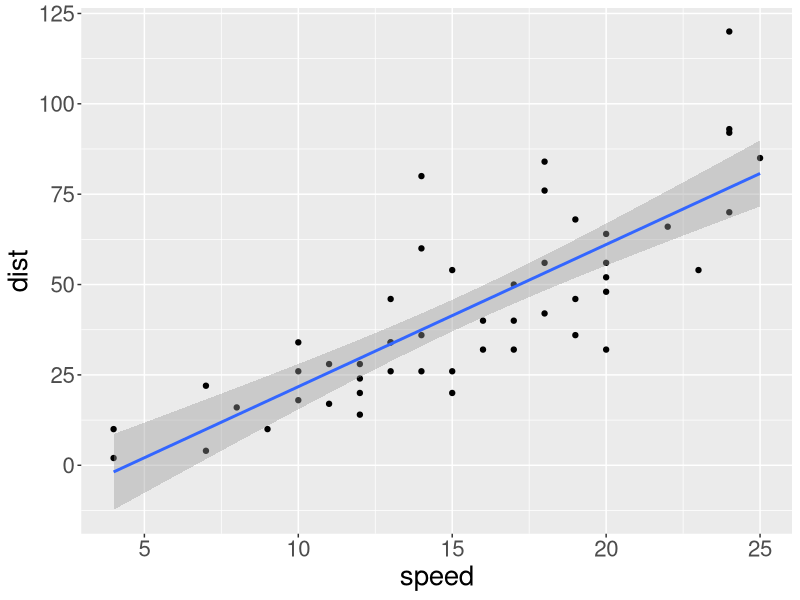
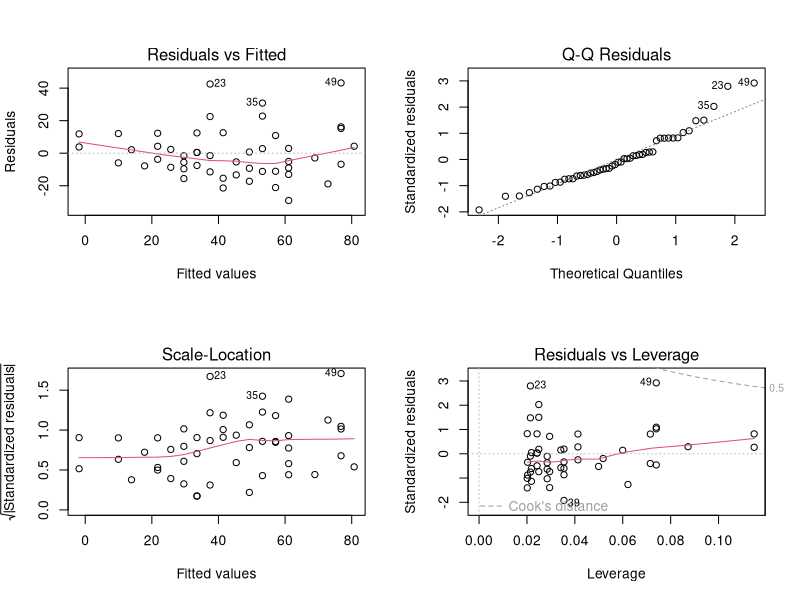
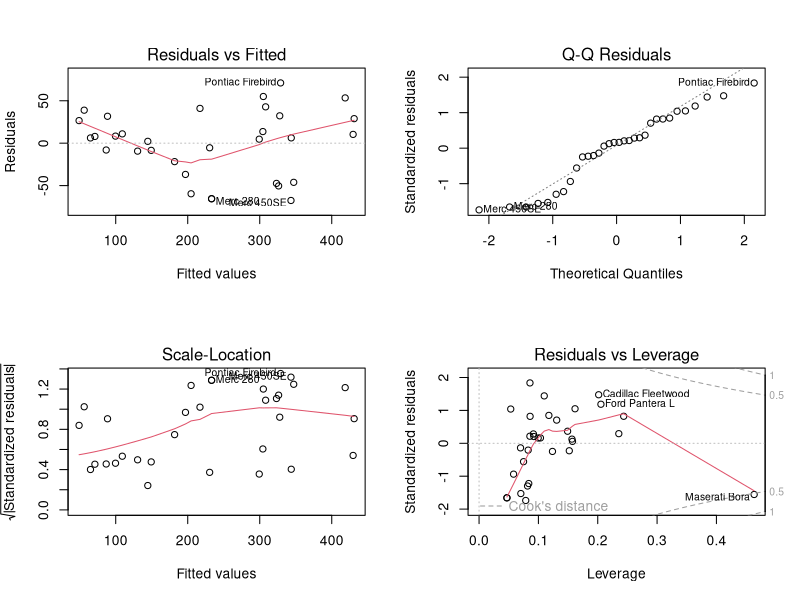
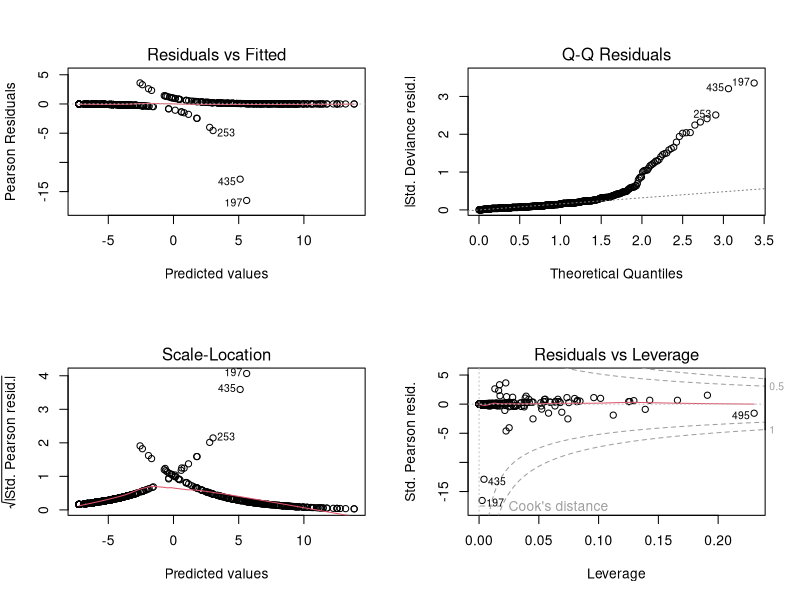
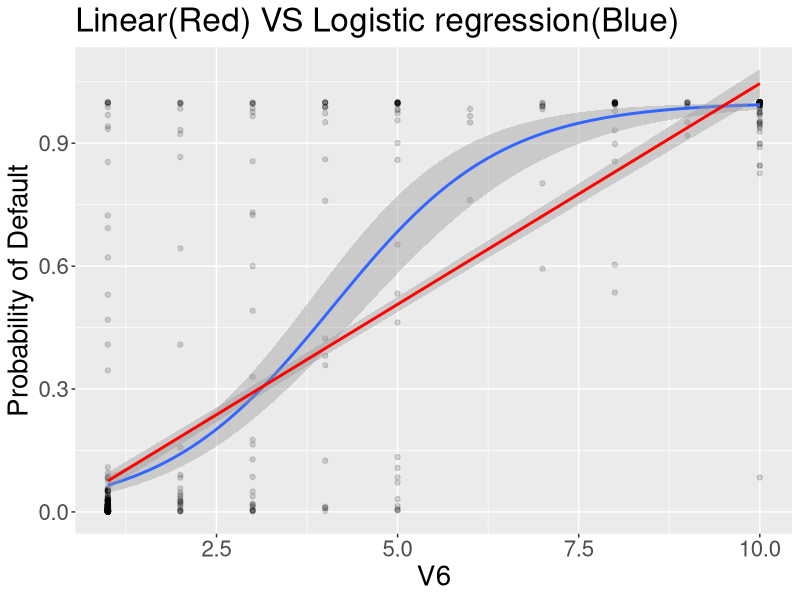

Recreate these plots in R, in order.
## 0. Import Libraries
library(ggplot2)
library(MASS)

## 1. Single-variate Linear Regression
data(cars)
ggplot(cars, aes(speed,dist))+ theme(text = element_text(size=20)) +
  geom_point()+
  geom_smooth(method="lm")

data(cars)
result1 = lm(dist ~ speed, data = cars)
summary(result1)
par(mfrow = c(2,2))
plot(result1)

## 2. Multi-variate Linear Regression
data(mtcars)
result2 = lm(disp~cyl+hp+wt, data=mtcars)
summary(result2)
par(mfrow = c(2,2))
plot(result2)

# Forward selection
step(lm(disp~1,data=mtcars),direction="forward", scope=(~cyl+hp+wt))
# Backward selection
step(lm(disp~cyl+hp+wt,data=mtcars),direction="backward")
# Mixed selection
step(lm(disp~1,data=mtcars),direction="both", scope=(~cyl+hp+wt))

## 3. Logistic Regression
data(biopsy)
str(biopsy)
prep_biopsy = na.omit(biopsy)[,-1] #Preprocessing

result3 = glm(class ~ V1+V2+V4+V6+V7, data = prep_biopsy, family = 'binomial')
summary(result3)

logit.probs = predict(result3,prep_biopsy, type = "response")
logit.pred = ifelse(logit.probs > .5, 'malignant','benign')
table(logit.pred, prep_biopsy$class)

plot(result3)

## 시각적으로 차이를 알아보자.
ggplot(data = prep_biopsy, aes(V6, logit.probs)) + theme(text = element_text(size=20)) +
  geom_point(alpha = .15) +
  geom_smooth(method = "glm", method.args = list(family = "binomial")) +
  geom_smooth(method = "lm", color = 'red') +
  ggtitle("Linear(Red) VS Logistic regression(Blue)") +
  xlab("V6") +
  ylab("Probability of Default")
